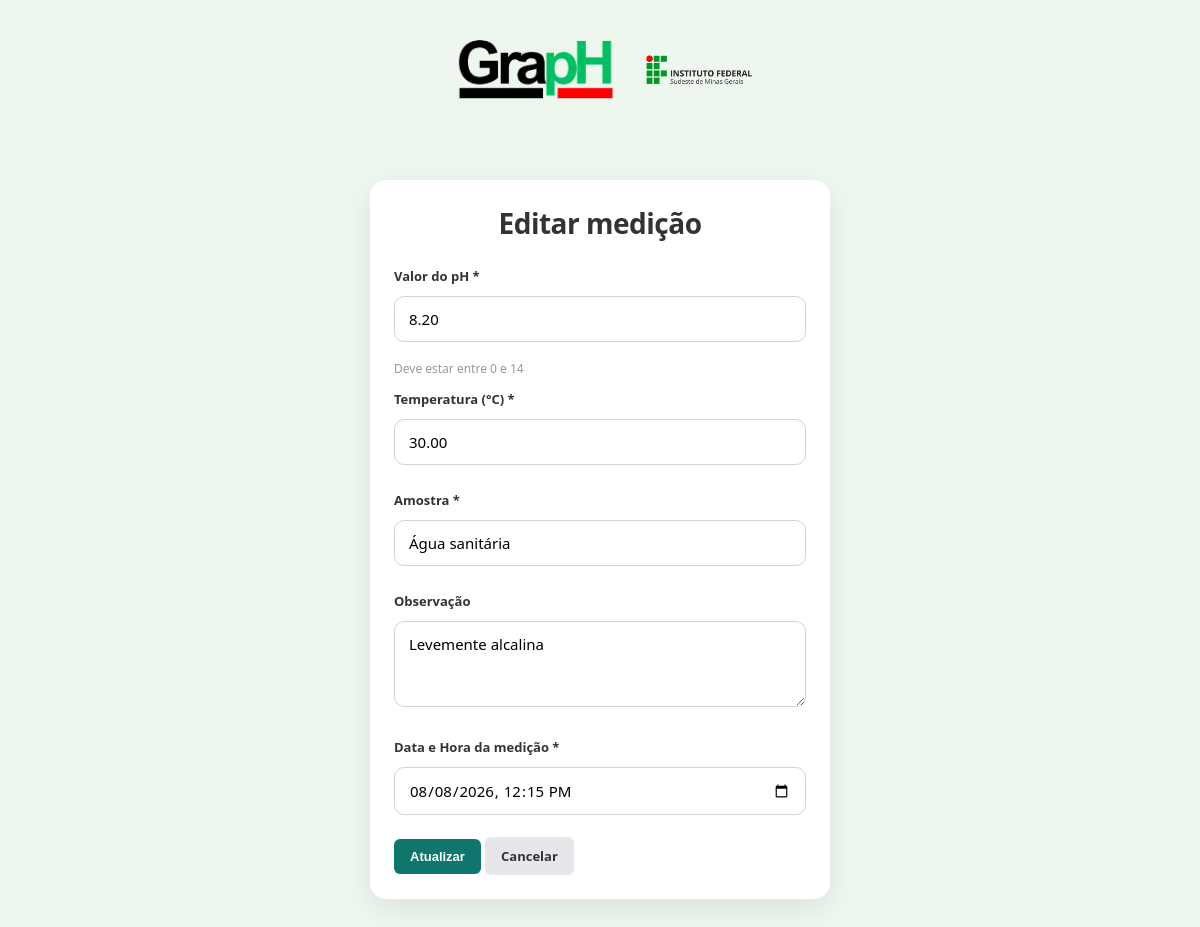
The page /medicoes_editar.php?id=3 (signed in) on the database its author committed.
### tables this page shows
CREATE TABLE medicoes_ph (
  id INT UNSIGNED NOT NULL AUTO_INCREMENT,
  usuario_id INT UNSIGNED NOT NULL,
  valor_ph DECIMAL(4,2) NOT NULL,
  temperatura DECIMAL(5,2) NOT NULL,
  amostra VARCHAR(100) NOT NULL,
  observacao TEXT DEFAULT NULL,
  data_medicao DATETIME NOT NULL,
  criado_em DATETIME NOT NULL DEFAULT CURRENT_TIMESTAMP,
  atualizado_em DATETIME DEFAULT NULL,
  atualizado_por INT UNSIGNED DEFAULT NULL,
  PRIMARY KEY (id),
  KEY idx_medicoes_usuario (usuario_id),
  KEY idx_medicoes_atualizado_em (atualizado_em),
  CONSTRAINT fk_medicoes_usuario FOREIGN KEY (usuario_id) REFERENCES usuarios(id) ON UPDATE CASCADE
);

### auth.php (called while the page is built, shortened)
<?php
function get_timezone(): DateTimeZone {
    return new DateTimeZone('America/Sao_Paulo');
}
function format_datetime_input($value): string {
    try {
        if ($value instanceof DateTimeInterface) {
            $date = $value;
        } else {
            $date = new DateTimeImmutable((string) $value, get_timezone());
        }
    } catch (Exception $e) {
        return '';
    }
    return $date->setTimezone(get_timezone())->format('Y-m-d\TH:i');
}
function is_admin(): bool {
    return !empty($_SESSION['usuario_role']) && $_SESSION['usuario_role'] === 'admin';
}
?>

### medicoes_editar.php (the view, shortened to what this page needs)
<?php
require 'conexao.php';
require 'auth.php';
$id = filter_input(INPUT_GET, 'id', FILTER_VALIDATE_INT);
$sql = 'SELECT id, valor_ph, temperatura, amostra, observacao, data_medicao, usuario_id FROM medicoes_ph WHERE id = ? LIMIT 1';
$stmt = mysqli_prepare($conexao, $sql);
mysqli_stmt_bind_param($stmt, 'i', $id);
mysqli_stmt_execute($stmt);
$resultado = mysqli_stmt_get_result($stmt);
$medicao = mysqli_fetch_assoc($resultado);
$data_medicao_formatada = '';
if (!empty($medicao['data_medicao'])) {
    $data_medicao_formatada = format_datetime_input($medicao['data_medicao']);
} else {
    $data_medicao_formatada = format_datetime_input(now_brasilia());
}
?>
<!DOCTYPE html>
<html lang="pt-BR">
<head>
  <link rel="stylesheet" href="estilo.css">
</head>
<body>
  <div class="logo-area">
    <img src="imagens/logo-sistema.png" alt="Sistema Registrador de pH" class="logo-system">
    <img src="imagens/logo-if-h.png" alt="Instituto Federal" class="logo-if">
  </div>
  <div class="form-card">
    <h2>Editar medição</h2>
    <form method="POST">
      <label>Valor do pH *</label>
      <input type="number" step="0.01" min="0" max="14" name="valor_ph" value="<?php echo htmlspecialchars($medicao['valor_ph']); ?>" required>
      <small style="color: #999; font-size: 12px;">Deve estar entre 0 e 14</small>
      <label>Temperatura (°C) *</label>
      <input type="number" step="0.1" name="temperatura" value="<?php echo htmlspecialchars($medicao['temperatura'] ?? ''); ?>" required>
      <label>Amostra *</label>
      <input type="text" name="amostra" value="<?php echo htmlspecialchars($medicao['amostra'] ?? ''); ?>" required>
      <label>Observação</label>
      <textarea name="observacao" rows="3"><?php echo htmlspecialchars($medicao['observacao'] ?? ''); ?></textarea>
      <label>Data e Hora da medição *</label>
      <input type="datetime-local" name="data_medicao" value="<?php echo htmlspecialchars($data_medicao_formatada); ?>" required>
      <button class="btn" type="submit">Atualizar</button>
      <a class="btn-secondary" href="<?php echo is_admin() ? 'admin_medicoes.php' : 'medicoes_listar.php'; ?>">Cancelar</a>
    </form>
  </div>
</body>
</html>

### estilo.css (style rules this page uses)
* { box-sizing: border-box; }
:root { --color-primary: #4CAF50; --color-primary-dark: #45a049; --color-danger: #dc2626; --color-secondary: #e5e7eb; --color-text: #333; --color-text-light: #666; --color-border: #ddd; --color-bg: #f5f5f5; --color-white: #fff; }
body { font-family: 'Segoe UI', Tahoma, Geneva, Verdana, sans-serif; background: #eef7ee; color: var(--color-text); margin: 0; padding: 0; }
h1, h2 { margin: 0 0 10px 0; color: var(--color-text); }
h2 { font-size: 24px; }
input, textarea, select { width: 100%; padding: 10px 12px; border: 1px solid var(--color-border); border-radius: 6px; font-size: 13px; font-family: inherit; margin-bottom: 10px; }
label { display: block; font-weight: 600; margin: 12px 0 5px 0; color: var(--color-text); font-size: 13px; }
.btn, button, a.btn { display: inline-block; padding: 10px 16px; border: none; border-radius: 6px; cursor: pointer; font-weight: 600; font-size: 13px; text-decoration: none !important; transition: all 0.3s ease; text-align: center; }
.btn, button { background: var(--color-primary); color: var(--color-white); width: 100%; margin-top: 10px; }
.btn-secondary, a.btn-secondary { background: var(--color-secondary); color: var(--color-text); width: auto; display: inline-block; padding: 10px 16px; border-radius: 6px; font-weight: 600; font-size: 13px; margin-right: 10px; margin-top: 0; transition: all 0.3s ease; text-decoration: none !important; text-align: center; }
.form-card { background: var(--color-white); border-radius: 8px; box-shadow: 0 2px 10px rgba(0, 0, 0, 0.1); padding: 30px; width: 100%; max-width: 400px; margin: 30px auto; }
form { margin-top: 20px; }
form .btn { width: auto; }
h1, h2 { margin: 0 0 16px; }
a, button { display: inline-block; text-decoration: none; border: 0; border-radius: 10px; padding: 10px 14px; cursor: pointer; font-weight: 700; }
a { color: #0f766e; }
.btn { background: #0f766e; color: #fff; }
.btn-secondary { background: #e5e7eb; color: #111827; }
input, textarea { width: 100%; padding: 12px 14px; margin: 6px 0 14px; border: 1px solid #d1d5db; border-radius: 10px; font-size: 15px; }
label { font-weight: 700; }
.form-card { max-width: 460px; margin: 60px auto; background: #fff; padding: 24px; border-radius: 16px; box-shadow: 0 10px 30px rgba(0,0,0,.08); }
.logo-area { display: flex; justify-content: center; align-items: center; gap: 18px; flex-wrap: wrap; margin-top: 20px; margin-bottom: 20px; }
.logo-system { width: 180px; max-width: 100%; height: auto; }
.logo-if { width: 110px; max-width: 100%; height: auto; }
.form-card .login-title, .form-card h2 { text-align: center !important; margin: 0 auto 25px auto !important; padding: 0 !important; font-size: 28px !important; font-weight: 700 !important; color: var(--color-text) !important; width: 100% !important; display: block !important; letter-spacing: -0.5px; }

### rows shown on the page
medicoes_ph: valor_ph "8.20", temperatura "30.00", amostra "Água sanitária", observacao "Levemente alcalina", data_medicao "08/08/2026 12:15"
